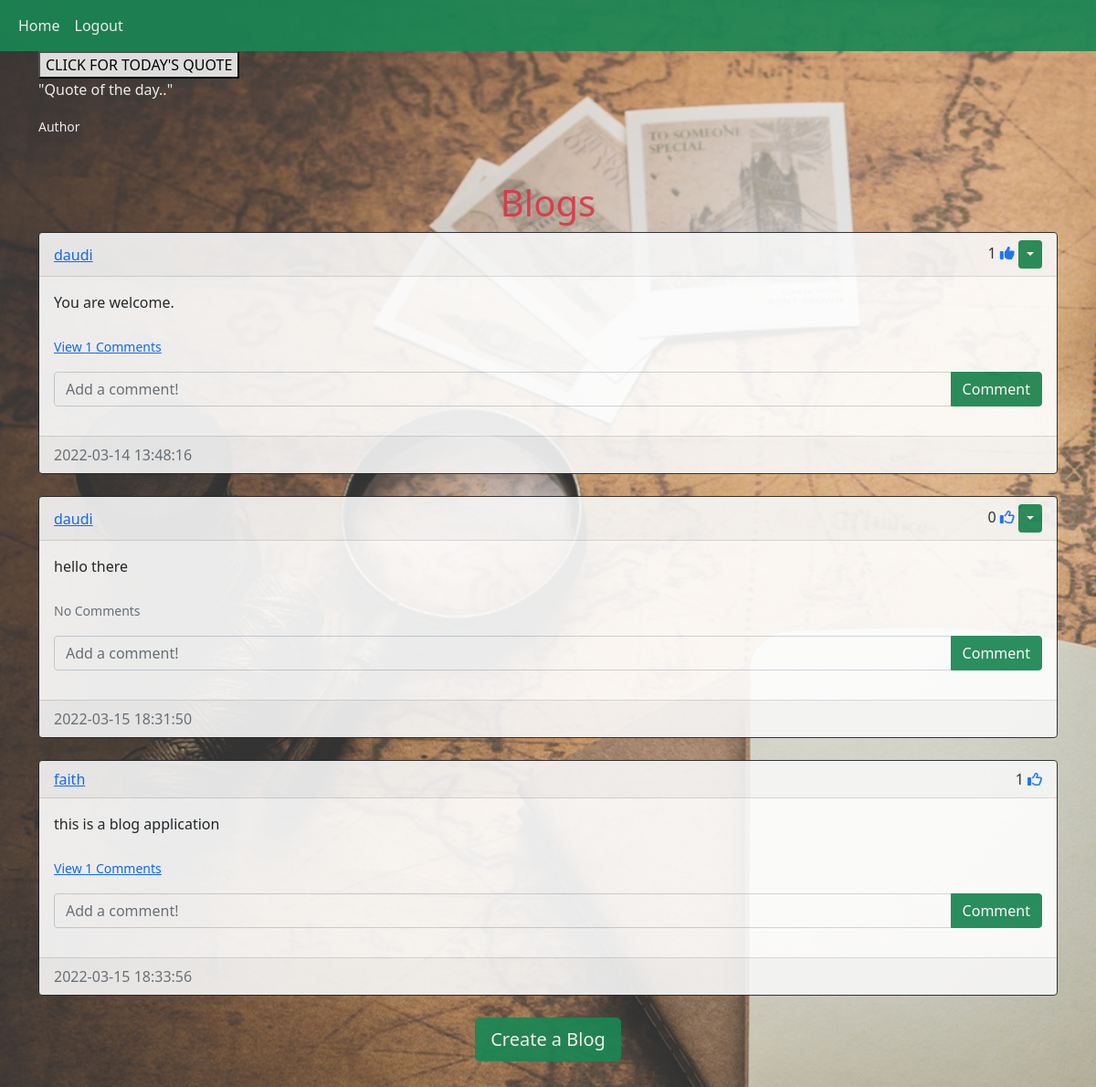
Screenshot of /home (signed in) with the database file from the repository.
### website/models.py (models this page shows)
class Post(db.Model):
    id = db.Column(db.Integer, primary_key=True)
    text = db.Column(db.Text, nullable=False)
    date_created = db.Column(db.DateTime(timezone=True), default=func.now())
    author = db.Column(db.Integer, db.ForeignKey('user.id', ondelete="CASCADE"), nullable=False)
    comments = db.relationship('Comment', backref='post', passive_deletes=True)
    likes = db.relationship('Like', backref='post', passive_deletes=True)

class User(db.Model, UserMixin):
    id = db.Column(db.Integer, primary_key=True)
    email = db.Column(db.String(150), unique=True)
    username = db.Column(db.String(150), unique=True)
    password = db.Column(db.String(150))
    date_created = db.Column(db.DateTime(timezone=True), default=func.now())
    posts = db.relationship('Post', backref='user', passive_deletes=True)
    comments = db.relationship('Comment', backref='user', passive_deletes=True)
    likes = db.relationship('Like', backref='user', passive_deletes=True)

### website/views.py (the view)
@views.route("/")
@views.route("/home")
@login_required
def home():
    posts = Post.query.all()
    return render_template("home.html", user=current_user, posts=posts)

### website/__init__.py (called while the page is built)
def create_app():
    app = Flask(__name__)
    app.config['SECRET_KEY'] = "faith"
    app.config['SQLALCHEMY_DATABASE_URI'] = f'sqlite:///{DB_NAME}'
    db.init_app(app)
    from .views import views
    from .auth import auth
    app.register_blueprint(views, url_prefix="/")
    app.register_blueprint(auth, url_prefix="/")
    from .models import User, Post, Comment, Like
    create_database(app)
    login_manager = LoginManager()
    login_manager.login_view = "auth.login"
    login_manager.init_app(app)
    @login_manager.user_loader
    def load_user(id):
        return User.query.get(int(id))
    return app

### website/templates/home.html (shortened to what this page needs)
{% extends "posts_div.html" %}

### website/templates/posts_div.html (shortened to what this page needs)
{% extends "base.html" %}
{% block content %}
    <h1 class="text-danger" align="center">{% block header %}Blogs{% endblock %}</h1>
    <div id="posts">
      {% for post in posts %}
      <div class="card border-dark">
        <div class="card-header d-flex justify-content-between align-items-center">
          <a href="/posts/{{post.user.username}}">
            {{post.user.username}}
          </a>
          <div>
            {{ post.likes|length }}
            {% if user.id in post.likes|map(attribute="author")|list %}
            <a href="/like-post/{{post.id}}"><i class="fas fa-thumbs-up"></i></a>
            {% else %}
            <a href="/like-post/{{post.id}}"><i class="far fa-thumbs-up"></i></a>
            {% endif %}
            {% if user.id == post.author %}
            <div class="btn-group">
              <button type="button" class="btn btn-sm btn-success dropdown-toggle" data-bs-toggle="dropdown"></button>
            </div>
            {% endif %}
          </div>
        </div>
        <div class="card-body">
          <div class="card-text">{{post.text}}</div>
          <br />
          <p class="card-text">
            {% if post.comments|length > 0 %}
            <a data-bs-toggle="collapse" href="#comments-{{post.id}}" role="button">
              <small>View {{post.comments|length}} Comments</small>
            </a>
            {% else %}
            <small class="text-muted">No Comments</small>
            {% endif %}
          </p>
          <form class="input-group mb-3" method='POST' action="/create-comment/{{post.id}}">
              <input type="text" id="text" name="text" class="form-control" placeholder="Add a comment!" />
              <button type="submit" class="btn btn-success">Comment</button>
          </form>
        </div>
        <div class="card-footer text-muted">{{post.date_created}}</div>
      </div>
      <br/ > {% endfor %}
    </div>
    {% block footer %}
    <div align="center">
      <a href="/create-post">
          <button type="button" class="btn btn-success btn-lg">Create a Blog</button></a>
    </div>
    {% endblock %}
    {% endblock %}

### website/templates/base.html (style rules this page uses)
body { background-image: url('../static/tour.jpg'); opacity: 0.90; background-repeat: no-repeat; background-size: cover; min-height: 100vh; }

### rows the page displays
Post: user.username "daudi", likes|length "1", text "You are welcome.", comments|length "1", date_created "2022-03-14 13:48:16"
Post: user.username "daudi", likes|length "0", text "hello there", shows "No Comments", date_created "2022-03-15 18:31:50"
Post: user.username "faith", likes|length "1", text "this is a blog application", comments|length "1", date_created "2022-03-15 18:33:56"
